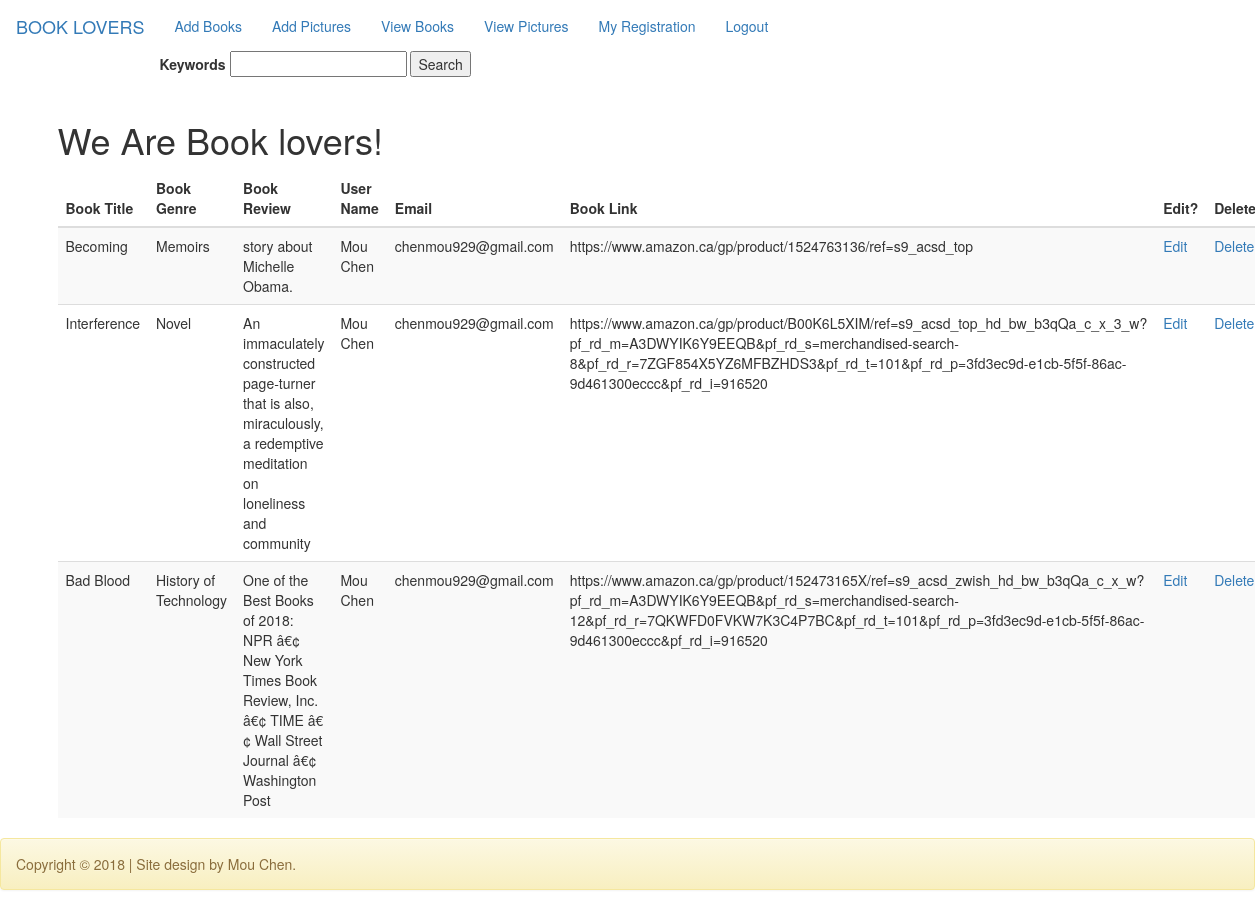
Page /books.php (signed in) on the committed database.
### tables this page shows
CREATE TABLE IF NOT EXISTS `books` (
  `book_id` int(100) NOT NULL AUTO_INCREMENT,
  `book_title` varchar(100) NOT NULL,
  `book_genre` varchar(100) NOT NULL,
  `book_review` varchar(1000) NOT NULL,
  `user_name` varchar(50) NOT NULL,
  `email` varchar(100) NOT NULL,
  `book_link` varchar(300) NOT NULL,
  PRIMARY KEY (`book_id`)
);

### books.php (the view, shortened to what this page needs)
<!doctype html>
<html>
<head>
  <link rel="stylesheet" href="https://maxcdn.bootstrapcdn.com/bootstrap/3.3.7/css/bootstrap.min.css">
  <link rel="stylesheet" href="https://maxcdn.bootstrapcdn.com/bootstrap/3.3.7/css/bootstrap-theme.min.css">
</head>
<body>
  <header>
  	<?php
		require_once('header.php');
    ?>
  </header>
  <div class="container">
    <h1> We Are Book lovers! </h1>
    <?php
    try {
    require_once('db.php');
    $sql = "SELECT * FROM books";
    $cmd = $conn->prepare($sql);
    $cmd->execute();
    $books = $cmd->fetchAll();
    echo '<table class="table table-striped">
            <thead>
                <th> Book Title </th>
                <th> Book Genre </th>
                <th> Book Review </th>
                <th> User Name </th>
                <th> Email </th>
                <th> Book Link </th>
                <th> Edit? </th>
                <th> Delete? </th>
            </thead>
          <tbody>';
    foreach ($books as $book) {
      echo '<tr>
      <td>' . $book['book_title'] . '</td>
      <td>' . $book['book_genre'] . '</td>
      <td>' . $book['book_review'] . '</td>
      <td>' . $book['user_name'] . '</td>
      <td>' . $book['email'] . '</td>
      <td>' . $book['book_link'] . '</td>
      <td><a href="add_book.php?book_id=' . $book['book_id'] . '">Edit</a></td>
      <td><a href="delete-book.php?book_id=' . $book['book_id'] . '"onclick="return confirm(\'Are you sure?\');"> Delete </a></td></tr>';
    }
    echo '</tbody></table>';
    }
    catch(Exception $e) {
      mail('chenmou929@gmail', 'Book Database Problems!!!', $e);
      header('location:error.php');
    }
    ?>
  </div>
  <?php require_once('footer.php'); ?>
</body>
</html>

### header.php (shortened to what this page needs)
<!DOCTYPE html>
<html>
<head>
<link rel="stylesheet" href="https://maxcdn.bootstrapcdn.com/bootstrap/3.3.5/css/bootstrap.min.css">
<link rel="stylesheet" href="https://maxcdn.bootstrapcdn.com/bootstrap/3.3.5/css/bootstrap-theme.min.css">
</head>
<body>
<nav class="navbar">
	<a href="menu.php" title="BOOK LOVERS" class="navbar-brand">BOOK LOVERS </a>
	<ul class="nav navbar-nav">
		<?php
		if (!empty($_SESSION['user_id'])) { ?>
			<li><a href="add_book.php" title="Book">Add Books</a></li>
			<li><a href="add_pic.php" title="Picture">Add Pictures</a></li>
			<li><a href='books.php' title = 'Books'>View Books</a></li>
			<li><a href='pics.php' title = 'Books'>View Pictures</a></li>
			<li><a href="registrations.php" title="Delete">My Registration</a></li>
			<li><a href="logout.php" title="Logout">Logout</a></li>
			<form method="get" action="search.php">
			<label for="keywords"> Keywords</label>
			<input type="text" name="keywords" />
			<input type="submit" value="Search"/>
			</form>
		<?php
		}
		else { ?>
			<li><a href="register.php" title="Register">Register</a></li>
			<li><a href="login.php" title="Login">Login</a></li>
		<?php } ?>
	</ul>
</nav>

### footer.php (shortened to what this page needs)
<footer class="alert alert-warning">
	Copyright &copy; 2018 | Site design by Mou Chen.
</footer>
<script src="https://maxcdn.bootstrapcdn.com/bootstrap/3.3.5/js/bootstrap.min.js"></script></head>
</body>
</html>

### rows in the picture
books: book_title "Becoming", book_genre "Memoirs", book_review "story about Michelle Obama.", user_name "Mou Chen", email "chenmou929@gmail.com", book_link "https://www.amazon.ca/gp/product/1524763136/ref=s9_acsd_top"
books: book_title "Interference", book_genre "Novel", book_review "An immaculately constructed page-turner that is also, miraculously, a redemptive meditation on loneliness and community", user_name "Mou Chen", email "chenmou929@gmail.com", book_link "https://www.amazon.ca/gp/product/B00K6L5XIM/ref=s9_acsd_top_hd_bw_b3qQa_c_x_3_w?pf_rd_m=A3DWYIK6Y9EEQB&pf_rd_s=merchandised-search-8&pf_rd_r=7ZGF854X5YZ6MFBZHDS3&pf_rd_t=101&pf_rd_p=3fd3ec9d-e1cb-5f5f-86ac-9d461300eccc&pf_rd_i=916520"
books: book_title "Bad Blood", book_genre "History of Technology", book_review "One of the Best Books of 2018: NPR â€¢ New York Times Book Review, Inc. â€¢ TIME â€¢ Wall Street Journal â€¢ Washington Post", user_name "Mou Chen", email "chenmou929@gmail.com", book_link "https://www.amazon.ca/gp/product/152473165X/ref=s9_acsd_zwish_hd_bw_b3qQa_c_x_w?pf_rd_m=A3DWYIK6Y9EEQB&pf_rd_s=merchandised-search-12&pf_rd_r=7QKWFD0FVKW7K3C4P7BC&pf_rd_t=101&pf_rd_p=3fd3ec9d-e1cb-5f5f-86ac-9d461300eccc&pf_rd_i=916520"
